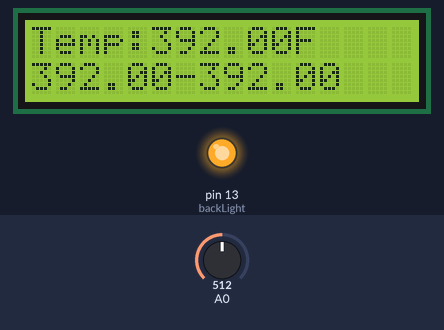
Bench run of a sketch on a simulated Arduino Uno, built with avr-gcc and run on an emulated ATmega328P. Parts: 16×2 character LCD, output pins drawn as LEDs (lit = HIGH). The test bench sets the inputs (shaded band); at power-on: A0 = 512.

Above: at 1.2 s.
1.3 s: A0 set to 188
At 11.5 s:
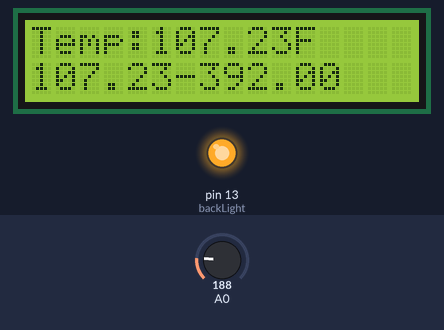
12.5 s: A0 set to 171
At 22.1 s:
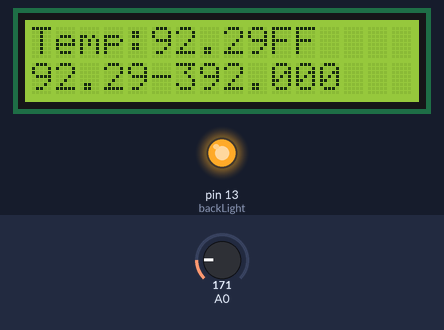
23.2 s: A0 set to 122
At 32.6 s:
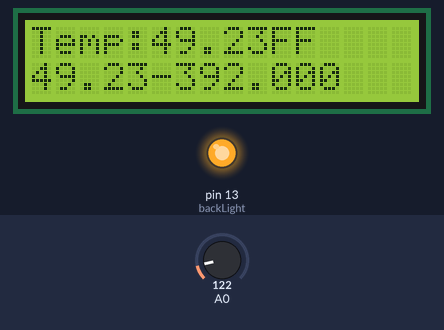
Timing chart, 0 to 34.1 s (numbered marks = the images above; inputs shaded):
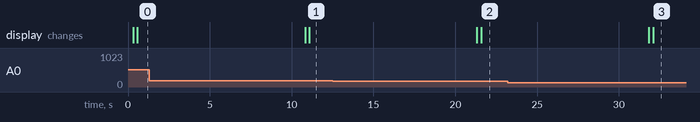

The sketch:

5_2_sketch.ino
```cpp
#include <LiquidCrystal.h>

// Connections:
// rs (LCD pin 4) to Arduino pin 12
// rw (LCD pin 5) to Arduino pin 11
// enable (LCD pin 6) to Arduino pin 10
// LCD pin 15 to Arduino pin 13
// LCD pins d4, d5, d6, d7 to Arduino pins 5, 4, 3, 2
LiquidCrystal lcd(12, 11, 10, 5, 4, 3, 2);

int backLight = 13; // pin 13 will control the backlight
char degree = 176; // ASCI value of Degree

void setup() {
  pinMode(backLight, OUTPUT);
  pinMode(A0, INPUT);
  digitalWrite(backLight, HIGH); // turn backlight on. Replace 'HIGH' with 'LOW' to turn it off.
  lcd.begin(16, 2); // columns, rows.  use 16,2 for a 16x2 LCD, etc.
  lcd.clear(); // start with a blank screen
  Serial.begin(9600);
}

const float INF = 1e5;
float maks = -INF;
float mini = INF;

void loop() {
  delay(250);
  // Turn off the display:
  lcd.noDisplay();
  delay(250);
  // Turn on the display:
  lcd.display();
  float valor_sensor = analogRead(A0);
  lcd.setCursor(0, 0);
  float cel = value_to_celcius(valor_sensor);
  float far = celcius_to_farenheit(cel);
  if (far > maks) maks = far;
  if (far < mini) mini = far;
  lcd.print("Temp:");
  lcd.print(far);
  lcd.print("F");
  lcd.setCursor(0, 1);
  // prints the minimum and maximum
  lcd.print(mini); lcd.print("-");
  lcd.print(maks);
  delay(10000);
}

float value_to_celcius(float val) {
  float voltage = (val * 5.0) / 1024;
  float mili_volt = (voltage) * 1000;
  float celcius = (mili_volt - 500) / 10;
  return celcius;
}

float celcius_to_farenheit(float cel) {
  return (cel * 1.8) + 32;
}
```

Measured:
- the behaviour switches between 180 and 179 on A0 (found by bisection; images 1 and 2)
- after the input at 1.3 s, the display: first differs from a run without the input after 9.8 s (image 1)
- after the input at 12.5 s, the display: first differs from a run without the input after 9.1 s (image 2)
- after the input at 23.2 s, the display: first differs from a run without the input after 8.9 s (image 3)
